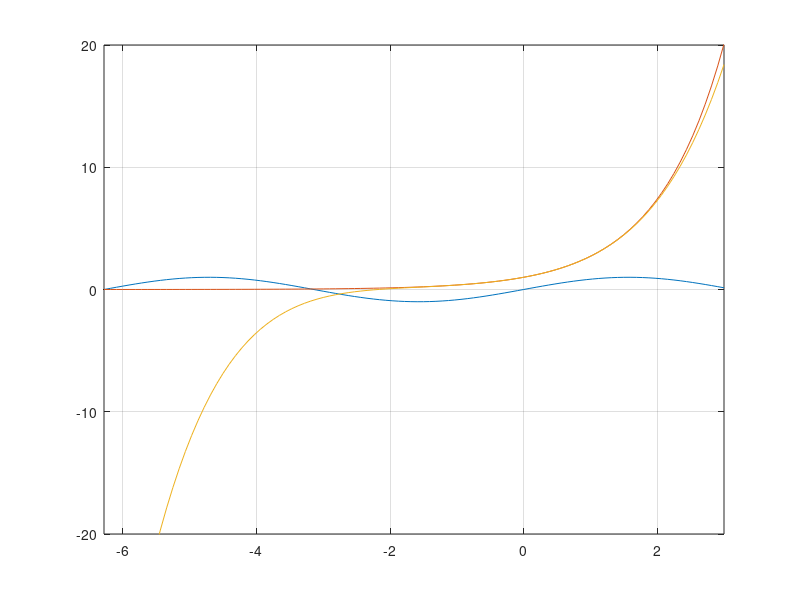

MATLAB code to generate this figure:


x = linspace(-2*pi,3);
y1 = sin(x);
y2 = exp(x);

y3 = 1 + x + x.^2/2 + x.^3/6 + x.^4/24 + x.^5/120;

figure(1)

plot(x,y1)

hold on
grid on

plot(x,y2)
plot(x,y3)


xlim([-2*pi 3])
ylim([-20 20])

